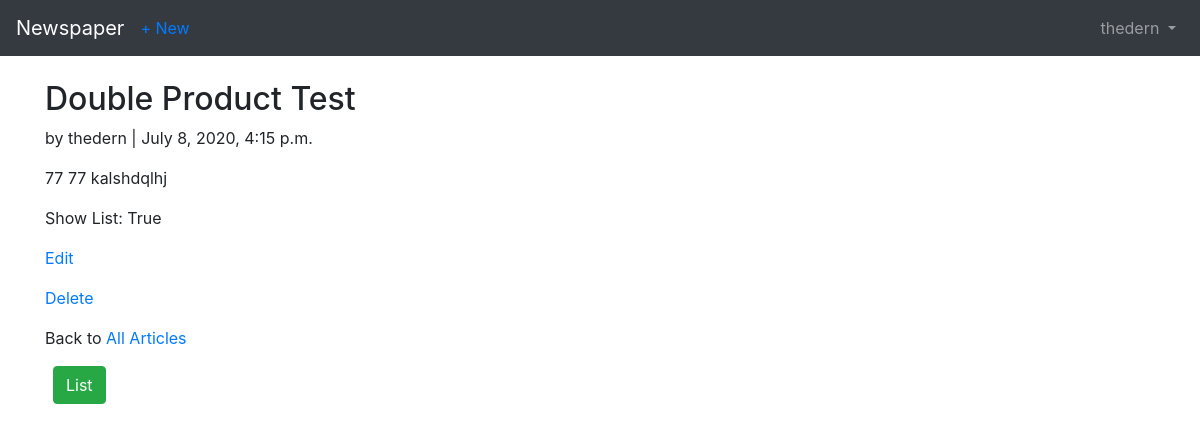
Screenshot of /articles/3 (signed in) with the database file from the repository.
### users/models.py (models this page shows)
class CustomUser(AbstractUser):
    age = models.PositiveIntegerField(null=True, blank=True)

### articles/models.py (models this page shows, shortened)
class Article(models.Model):
    id = HashidAutoField(allow_int_lookup=True, primary_key=True)
    title = models.CharField(max_length=255)
    body = models.TextField()
    date = models.DateTimeField(auto_now_add=True)
    show = models.BooleanField(default=True)
    author = models.ForeignKey(
        get_user_model(),
        on_delete=models.CASCADE,
    )

### articles/views.py (the view)
# urls.py: path('<pk>', ArticleDetailView.as_view(), name='article_detail'),
class ArticleDetailView(LoginRequiredMixin, DetailView):
    model = Article
    context_object_name = "my_article"
    template_name = 'article_detail.html'
    login_url = 'login'

### templates/article_detail.html
{%  extends 'base.html' %}
{%  block content %}
    <div class="container">
        <div class="row">
            <div class="col-md-12">
                <div class="article-entry">
                    <h2>{{ my_article.title }}</h2>
                    <p>by {{ my_article.author }} | {{ my_article.date }}</p>
                    <p>{{ my_article.body }}</p>
                    <p>Show List:  {{ my_article.show }}</p>
                </div>
                <p><a href="{% url 'article_edit' my_article.pk %}">Edit</a></p>
                <p><a href="{% url 'article_delete' my_article.pk %}">Delete</a></p>
                <p>Back to <a href="{% url 'article_list' %}">All Articles</a></p>
                {% if my_article.show %}
                    <p><a href="{% url 'run_list' my_article.pk %}"><button  class="btn btn-success ml-2">List</button></a></p>
                {% endif %}
             </div>
         </div>
    </div>
{% endblock content %}

### templates/base.html (shortened to what this page needs)
<!doctype html>
<html lang="en">
<head>
    <link rel="stylesheet" href="https://stackpath.bootstrapcdn.com/bootstrap/4.5.0/css/bootstrap.min.css">
</head>
<body>
    <nav class="navbar navbar-expand-md navbar-dark bg-dark mb-4">
        <a href="{% url 'home' %}" class="navbar-brand">Newspaper</a>
        <div class="collapse navbar-collapse" id="navbarCollapse">
            {% if user.is_authenticated %}
                <ul class="navbar-nav mr-auto">
                    <li class="nav-item">
                        <a href="{%  url 'article_new' %}">+ New</a>
                    </li>
                </ul>
                <ul class="navbar-nav ml-auto">
                    <li class="nav-item">
                        <a href="#" class="nav-link dropdown-toggle" id="userMenu" data-toggle="dropdown" aria-haspopup="true" aria-expanded="false">
                            {{ user.username }}
                        </a>
                    </li>
                </ul>
            {% else %}
                <form class="form-inline ml-auto">
                    <a href="{% url 'login' %}" class="btn btn-outline-secondary">Log In</a>
                    <a href="{% url 'signup' %}" class="btn btn-primary ml-2">Sign Up</a>
                </form>
            {%  endif %}
        </div>
    </nav>
    <main>
        {% block content %}
        {% endblock content %}
    </main>
</body>
</html>

### rows the page displays
CustomUser: username "thedern"
Article: title "Double Product Test", author "thedern", date "July 8, 2020, 4:15 p.m.", body "77 77 kalshdqlhj", show "True"
